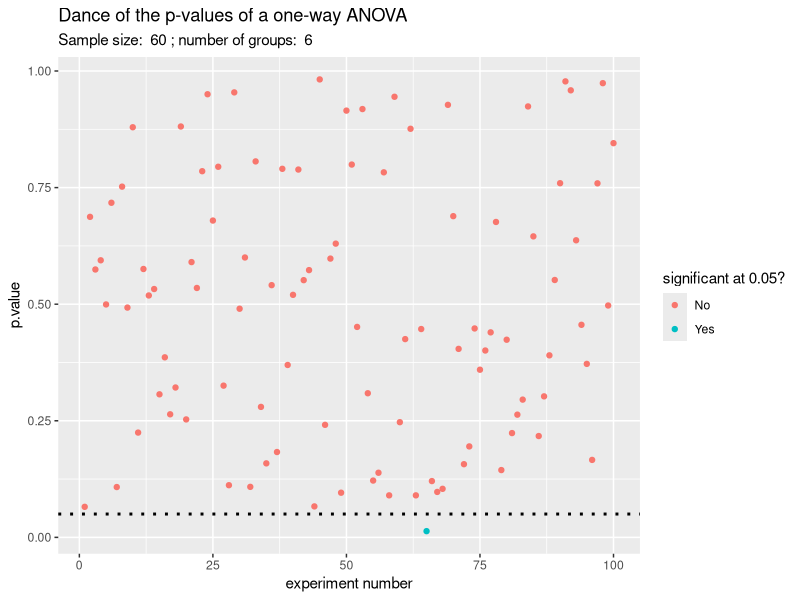

The R script that drew this image:
library(ggplot2)
library(dplyr)
library(tidyr)



################# generate population ######################


# set population characteristics
population_size <- 10000000
# set number of treatment groups
n_treatment_groups <- 4
# treatment - H: there is no difference
treatment_res <- 50
treatment_res_sd <- 5


# generate population data
treatment_res <- round(rnorm(population_size, treatment_res, treatment_res_sd), 0)
population_df <- data.frame(treatment_res)


summary(population_df)  



################# Simulate experiments ######################


# create DF to hold results from all iterations
results_df <- data.frame() 


# Function than runs an experiment (one-way ANOVA). Takes a random sample from the population each time it's called.
random_sample_experiment <- function(n_i, sample_size, n_groups) {

  # each iteration represents an experiment that takes a random sample 
  # (of the set sample size) from the population
  for (i in 1:n_i) {
    
    # take sample from population, divide into treatment groups
    sample_df <- population_df %>%
      sample_n(sample_size) %>%
      mutate(group = as.factor(rep(1:n_groups, each = (sample_size/n_groups)))) 
  
    # Perform one-way ANOVA
    anova_result <- aov(treatment_res ~ group, data = sample_df)
    anova_summary <- summary(anova_result)
    # Extract F-value and p-value
    anova_f_value <- anova_summary[[1]]["group", "F value"]
    anova_p_value <- anova_summary[[1]]["group", "Pr(>F)"]
  
    # is result statistically significant?
    sig <- ifelse(anova_p_value <= 0.05, 1, 0)
  
    # add results to df
    res_df <- data.frame(experiment = i,
                         p.value = anova_p_value, 
                         F_value = anova_f_value, 
                         sig = as.factor(sig),
                         sample_size = sample_size,
                         n_groups = n_groups)
  
    # update global results_df
    results_df <<- rbind(results_df, res_df)
  }

}


############## run the dance #####################

# run experiment. Takes number of experiments (n_i), sample size (sample_size) and number of treatment groups
random_sample_experiment(100, 60, 6)


# Show P value dance
p_plot <- ggplot(data=results_df, aes(y=p.value, x=experiment, color=sig)) +
  geom_hline(yintercept=0.05, linetype="dotted", color="black", linewidth = 1) +
  geom_point() +
  labs(
    title = "Dance of the p-values of a one-way ANOVA",
    subtitle = paste("Sample size: ", results_df$sample_size, "; number of groups: ", results_df$n_groups),
    color = "significant at 0.05?",
  ) +
  xlab("experiment number") +
  scale_color_discrete(labels=c('No', 'Yes'))
p_plot


